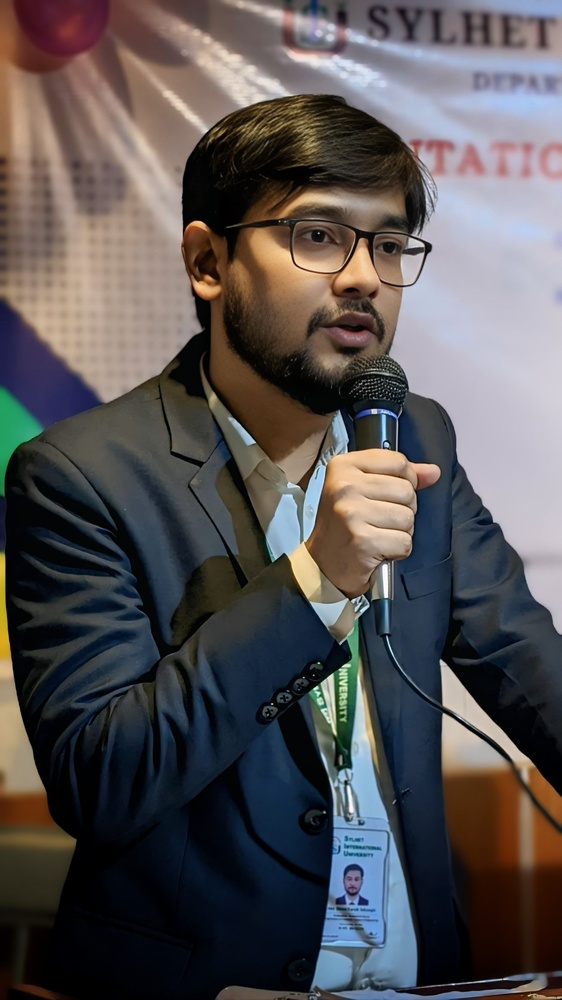
#> input picture images/image.jpeg, 562 x 1000 px, shrunk from 1308 x 2326 before the run
$ python imagewrite.py
#> lines starting #> are read from the running program, lines starting #| are printed output that depends on the picture
import cv2
import numpy as np
img = cv2.imread('images/image.jpeg', 1)
#> img is the input picture: shape (1000, 562, 3); mean B, G, R 83.6, 82.7, 86.8
cv2.imshow('Image', img)
print("Image shape :",img.shape)
#| Image shape : (1000, 562, 3)
print("Image size :", img.size)
#| Image size : 1686000
b,g,r = cv2.split(img)
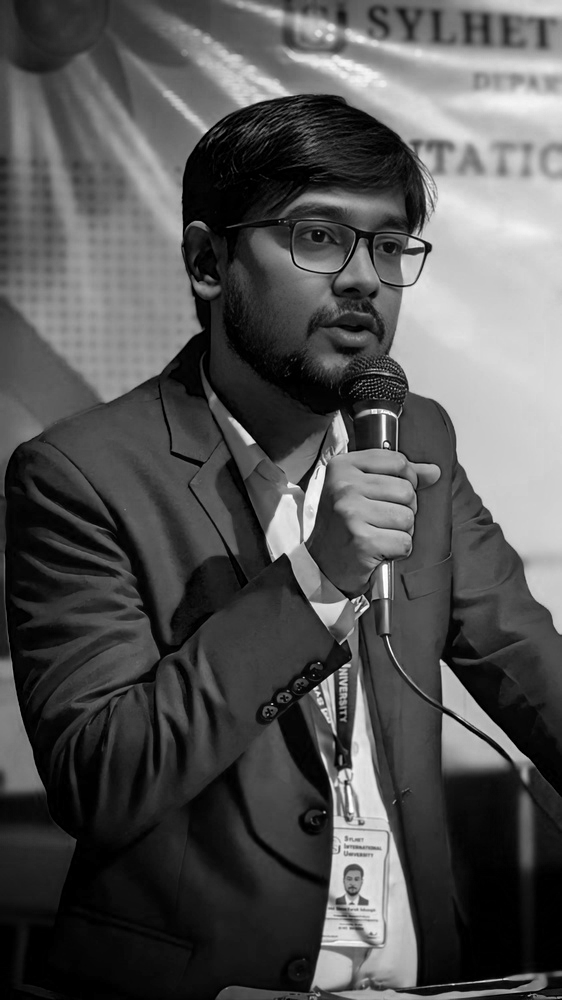
#> b: shape (1000, 562); min 0, max 255, mean 83.6
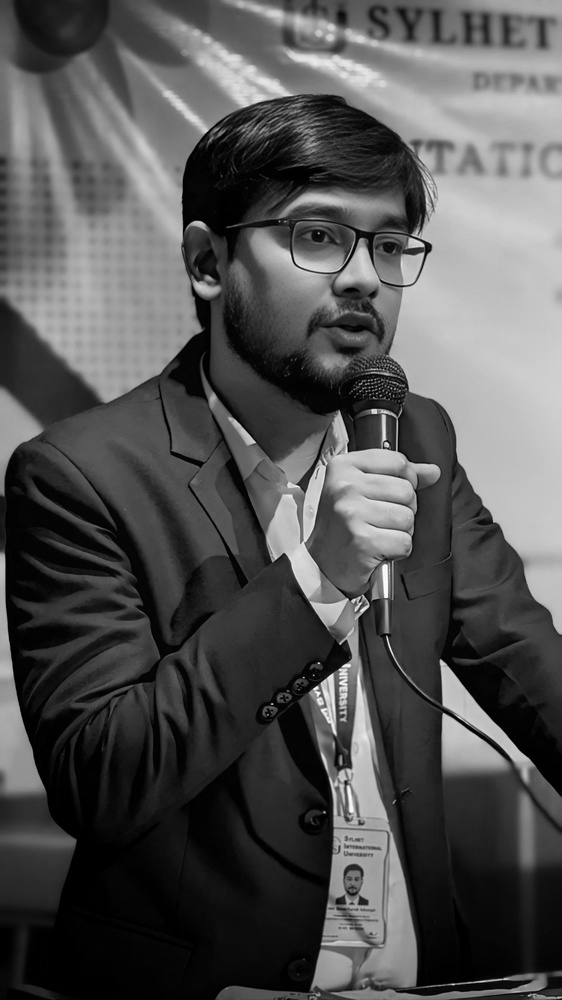
#> g: shape (1000, 562); min 0, max 255, mean 82.7
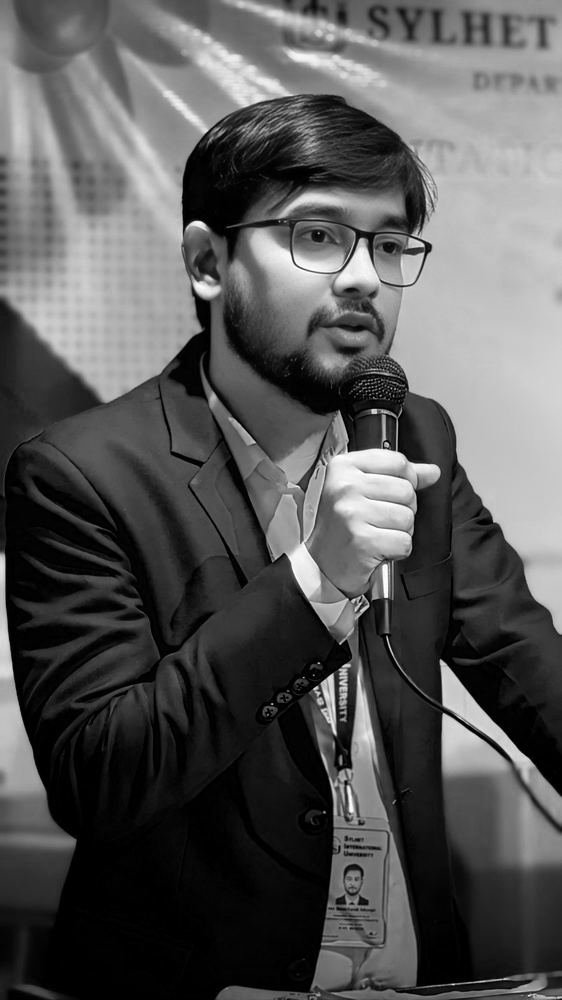
#> r: shape (1000, 562); min 0, max 255, mean 86.8
# Splits the image into its Blue, Green, and Red color channels. The split function
print("Blue channel shape :", b.shape)
#| Blue channel shape : (1000, 562)
print("Green channel shape :", g.shape)
#| Green channel shape : (1000, 562)
print("Red channel shape :", r.shape)
#| Red channel shape : (1000, 562)
key = cv2.waitKey(0)
#> (key Esc is pressed here)
# Waits indefinitely until a key is pressed. 0 means wait forever.

if key == ord('d'):
#Checks whether the pressed key is 'd', ord('d') converts character 'd' into its ASCII integer value. If the pressed key matches 'd', the condition becomes True.
    cv2.imwrite('images/image_copy.jpeg', img)
    print("Image saved successfully.")

cv2.destroyAllWindows()
